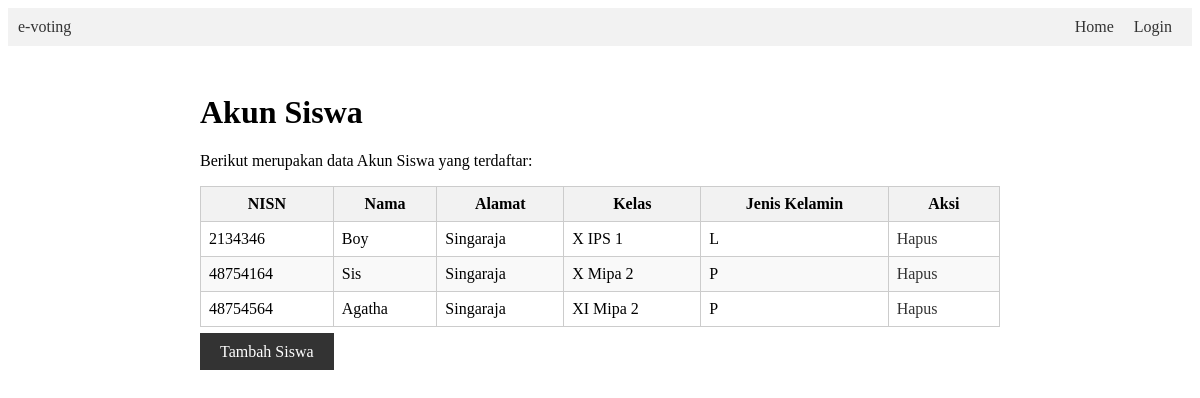
Page /akun_siswa.php on the committed database.
### tables this page shows
CREATE TABLE `siswa` (
  `nisn` varchar(20) NOT NULL,
  `nama` varchar(50) NOT NULL,
  `pass` varchar(50) NOT NULL,
  `alamat` varchar(250) NOT NULL,
  `kelas` varchar(100) NOT NULL,
  `jenis_kelamin` varchar(10) NOT NULL
);

### akun_siswa.php (the view, shortened to what this page needs)
<?php
include "koneksi.php";
?>
<!DOCTYPE html>
<html lang="en">
<head>
	<link rel="stylesheet" href="style.css">
</head>
<body>
	<?php include "navbar.php" ?>
	<div class="container">
		<h1>Akun Siswa</h1>
		<p>Berikut merupakan data Akun Siswa yang terdaftar:</p>
		<table>
			<thead>
				<tr>
					<th>NISN</th>
					<th>Nama</th>
					<th>Alamat</th>
					<th>Kelas</th>
					<th>Jenis Kelamin</th>
					<th>Aksi</th>
				</tr>
			</thead>
			<tbody>
				<?php
					$sql = "SELECT * FROM siswa";
					$result = $koneksi->query($sql);
					while ($row = $result->fetch_assoc()) {
						echo "<tr>";
						echo "<td>" . $row['nisn'] . "</td>";
						echo "<td>" . $row['nama'] . "</td>";
						echo "<td>" . $row['alamat'] . "</td>";
						echo "<td>" . $row['kelas'] . "</td>";
						echo "<td>" . $row['jenis_kelamin'] . "</td>";
						echo "<td><a href='process_hapus_siswa.php?nisn=" . $row['nisn'] . "'>Hapus</a></td>";
						echo "</tr>";
					}
				?>
			</tbody>
		</table>
		<div class="spacer"></div>
		<a class="btn" href="tambah_siswa.php">Tambah Siswa</a>
	</div>
</body>
</html>

### navbar.php
<nav>
	<a href="/">e-voting</a>
	<ul>
		<li> <a href="index.php">Home </a></li>
		<?php
		if (isset($_SESSION['role'])) {
			echo "<li> <a href='logout.php'>Logout </a></li>";
		} else {
			echo "<li> <a href='login.php'>Login </a></li>";
		}
		?>
	</ul>
</nav>

### style.css (style rules this page uses)
:root { box-sizing: border-box; }
nav { background-color: #f2f2f2; padding: 10px; display: flex; align-items: center; justify-content: space-between; }
a { text-decoration: none; color: #333; margin-right: 10px; }
nav ul { list-style-type: none; margin: 0; padding: 0; display: flex; align-items: center; }
nav ul li { margin-left: 10px; }
nav ul li a { text-decoration: none; color: #333; }
.container { margin-top: 3rem; max-width: 800px; margin-inline: auto; }
button, input[type="submit"], .btn { background-color: #333; color: #fff; padding: 10px 20px; border: none; cursor: pointer; }
table { border-collapse: collapse; width: 100%; }
table th, table td { border: 1px solid #ccc; padding: 8px; }
table th { background-color: #f2f2f2; }
table tbody tr:nth-child(even) { background-color: #f9f9f9; }
.spacer { padding: 0.5rem; }

### rows in the picture
siswa: nisn "2134346", nama "Boy", alamat "Singaraja", kelas "X IPS 1", jenis_kelamin "L"
siswa: nisn "48754164", nama "Sis", alamat "Singaraja", kelas "X Mipa 2", jenis_kelamin "P"
siswa: nisn "48754564", nama "Agatha", alamat "Singaraja", kelas "XI Mipa 2", jenis_kelamin "P"
